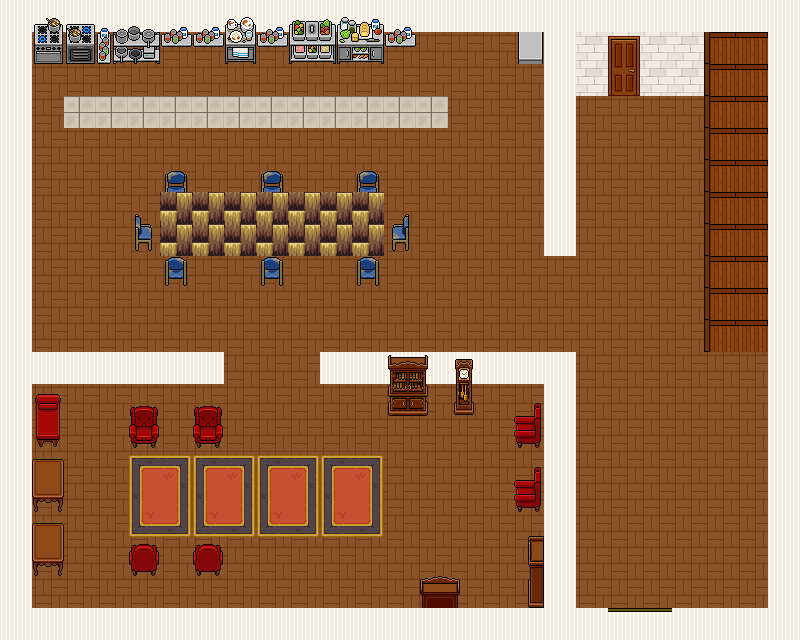

This game map was drawn from its Tiled (.tmx) file and the tilesets committed beside it. A one-line description and the full map source follow:
An orthogonal 25x20 tile map with 32x32 px tiles, 5 tile layers (Tile Layer 1, Tile Layer 2, Tile Layer 3, Tile Layer 4, ...), 9 tilesets.

<map version="1.10" tiledversion="1.12.0" orientation="orthogonal" renderorder="right-down" width="25" height="20" tilewidth="32" tileheight="32" infinite="0" nextlayerid="9" nextobjectid="1">
 <tileset firstgid="1" source="classic_furnitureset.tsx" />
 <tileset firstgid="122" source="Office_Walls_32x32.tsx" />
 <tileset firstgid="304" source="fancy_mansion_room_door_tiles.tsx" />
 <tileset firstgid="520" source="makeshift_room_door_tiles.tsx" />
 <tileset firstgid="736" source="fancy_mansion_furnitureset.tsx" />
 <tileset firstgid="931" source="professional_kitchen.tsx" />
 <tileset firstgid="1201" source="TILESET INDOORS +Bathroom.tsx" />
 <tileset firstgid="1282" source="WOODTILE.tsx" />
 <tileset firstgid="1283" source="Office_Furniture_32x32.tsx" />
 <layer id="1" name="Tile Layer 1" width="25" height="20">
  <data encoding="csv">
98,98,98,98,98,98,98,98,98,98,98,98,98,98,98,98,98,98,98,98,98,98,98,98,98,
98,110,110,110,110,110,110,110,110,110,110,110,110,110,110,110,110,98,110,110,110,110,453,453,98,
98,110,110,110,110,110,110,110,110,110,110,110,110,110,110,110,110,98,110,110,110,110,453,453,98,
98,110,110,110,110,110,110,110,110,110,110,110,110,110,110,110,110,98,110,110,110,110,453,453,98,
98,110,110,110,110,110,110,110,110,110,110,110,110,110,110,110,110,98,110,110,110,110,453,453,98,
98,110,110,110,110,110,110,110,110,110,110,110,110,110,110,110,110,98,110,110,110,110,453,453,98,
98,110,110,110,110,110,110,110,110,110,110,110,110,110,110,110,110,98,110,110,110,110,453,453,98,
98,110,110,110,110,110,110,110,110,110,110,110,110,110,110,110,110,98,110,110,110,110,453,453,98,
98,110,110,110,110,110,110,110,110,110,110,110,110,110,110,110,110,110,110,110,110,110,453,453,98,
98,110,110,110,110,110,110,110,110,110,110,110,110,110,110,110,110,110,110,110,110,110,453,453,98,
98,110,110,110,110,110,110,110,110,110,110,110,110,110,110,110,110,110,110,110,110,110,453,453,98,
98,98,98,98,98,98,98,110,110,110,98,98,98,98,98,98,98,98,110,110,110,110,110,110,98,
98,110,110,110,110,110,110,110,110,110,110,110,110,110,110,110,110,98,110,110,110,110,110,110,98,
98,110,110,110,110,110,110,110,110,110,110,110,110,110,110,110,110,98,110,110,110,110,110,110,98,
98,110,110,110,110,110,110,110,110,110,110,110,110,110,110,110,110,98,110,110,110,110,110,110,98,
98,110,110,110,110,110,110,110,110,110,110,110,110,110,110,110,110,98,110,110,110,110,110,110,98,
98,110,110,110,110,110,110,110,110,110,110,110,110,110,110,110,110,98,110,110,110,110,110,110,98,
98,110,110,110,110,110,110,110,110,110,110,110,110,110,110,110,110,98,110,110,110,110,110,110,98,
98,110,110,110,110,110,110,110,110,110,110,110,110,110,110,110,110,98,110,110,110,110,110,110,98,
98,98,98,98,98,98,98,98,98,98,98,98,98,98,98,98,98,98,98,98,98,98,98,98,98
</data>
 </layer>
 <layer id="2" name="Tile Layer 2" width="25" height="20">
  <data encoding="csv">
0,0,0,0,0,0,0,0,0,0,0,0,0,0,0,0,0,0,0,0,0,0,0,0,0,
0,0,0,0,0,0,0,0,0,0,0,0,0,0,0,0,0,0,650,650,650,650,433,433,0,
0,0,0,0,0,0,0,0,0,0,0,0,0,0,0,0,0,0,650,650,650,650,433,433,0,
0,0,0,0,0,0,0,0,0,0,0,0,0,0,0,0,0,0,0,0,0,0,433,433,0,
0,0,0,0,0,0,0,0,0,0,0,0,0,0,0,0,0,0,0,0,0,0,433,433,0,
0,0,0,0,0,0,0,0,0,0,0,0,0,0,0,0,0,0,0,0,0,0,433,433,0,
0,0,0,0,0,0,0,0,0,0,0,0,0,0,0,0,0,0,0,0,0,0,433,433,0,
0,0,0,0,0,0,0,0,0,0,0,0,0,0,0,0,0,0,0,0,0,0,433,433,0,
0,0,0,0,0,0,0,0,0,0,0,0,0,0,0,0,0,0,0,0,0,0,433,433,0,
0,0,0,0,0,0,0,0,0,0,0,0,0,0,0,0,0,0,0,0,0,0,433,433,0,
0,0,0,0,0,0,0,0,0,0,0,0,0,0,0,0,0,0,0,0,0,0,433,433,0,
0,0,0,0,0,0,0,0,0,0,0,0,845,846,866,0,0,0,0,0,0,0,0,0,0,
0,852,0,0,739,0,739,0,0,0,0,0,858,859,879,0,741,0,0,0,0,0,0,0,0,
0,865,0,0,752,0,752,0,0,0,0,0,0,0,0,0,754,0,0,0,0,0,0,0,0,
0,777,0,0,901,902,901,902,901,902,901,902,0,0,0,0,741,0,0,0,0,0,0,0,0,
0,790,0,0,914,915,914,915,914,915,914,915,0,0,0,0,754,0,0,0,0,0,0,0,0,
0,777,0,0,927,928,927,928,927,928,927,928,0,0,0,0,831,0,0,0,0,0,0,0,0,
0,790,0,0,753,0,753,0,0,0,0,0,0,0,0,0,844,0,0,0,0,0,0,0,0,
0,0,0,0,0,0,0,0,0,0,0,0,0,847,848,0,857,0,0,0,0,0,0,0,0,
0,0,0,0,0,0,0,0,0,0,0,0,0,0,0,0,0,0,0,157,157,0,0,0,0
</data>
 </layer>
 <layer id="5" name="Tile Layer 3" width="25" height="20">
  <data encoding="csv">
0,1173,1174,1177,1178,1176,1176,1171,1176,1182,1183,1184,1176,0,0,0,0,0,0,0,0,0,0,0,0,
0,1188,1189,1192,1193,1191,1191,1186,1191,1197,1198,1199,1191,0,0,0,1049,0,650,466,650,650,345,0,0,
0,0,0,0,0,0,0,0,0,0,0,0,0,0,0,0,0,0,650,484,650,650,345,0,0,
0,0,1211,1211,1211,1211,1211,1211,1211,1211,1211,1211,1211,1211,0,0,0,0,0,0,0,0,345,0,0,
0,0,0,0,0,0,0,0,0,0,0,0,0,0,0,0,0,0,0,0,0,0,345,0,0,
0,0,0,0,0,0,0,0,0,0,0,0,0,0,0,0,0,0,0,0,0,0,345,0,0,
0,0,0,0,0,0,0,0,0,0,0,0,0,0,0,0,0,0,0,0,0,0,345,0,0,
0,0,0,0,0,0,0,0,0,0,0,0,0,0,0,0,0,0,0,0,0,0,345,0,0,
0,0,0,0,0,0,0,0,0,0,0,0,0,0,0,0,0,0,0,0,0,0,345,0,0,
0,0,0,0,0,0,0,0,0,0,0,0,0,0,0,0,0,0,0,0,0,0,345,0,0,
0,0,0,0,0,0,0,0,0,0,0,0,0,0,0,0,0,0,0,0,0,0,345,0,0,
0,0,0,0,0,0,0,0,0,0,0,0,0,0,0,0,0,0,0,0,0,0,0,0,0,
0,0,0,0,0,0,0,0,0,0,0,0,0,0,0,0,0,0,0,0,0,0,0,0,0,
0,0,0,0,0,0,0,0,0,0,0,0,0,0,0,0,0,0,0,0,0,0,0,0,0,
0,0,0,0,0,0,0,0,0,0,0,0,0,0,0,0,0,0,0,0,0,0,0,0,0,
0,0,0,0,0,0,0,0,0,0,0,0,0,0,0,0,0,0,0,0,0,0,0,0,0,
0,0,0,0,0,0,0,0,0,0,0,0,0,0,0,0,0,0,0,0,0,0,0,0,0,
0,0,0,0,0,0,0,0,0,0,0,0,0,0,0,0,0,0,0,0,0,0,0,0,0,
0,0,0,0,0,0,0,0,0,0,0,0,0,0,0,0,0,0,0,0,0,0,0,0,0,
0,0,0,0,0,0,0,0,0,0,0,0,0,0,0,0,0,0,0,0,0,0,0,0,0
</data>
 </layer>
 <layer id="7" name="Tile Layer 4" width="25" height="20">
  <data encoding="csv">
0,0,0,0,0,0,0,0,0,0,0,0,0,0,0,0,0,0,0,0,0,0,0,0,0,
0,0,0,0,0,0,0,0,0,0,0,0,0,0,0,0,0,0,0,0,0,0,0,0,0,
0,0,0,0,0,0,0,0,0,0,0,0,0,0,0,0,0,0,0,0,0,0,0,0,0,
0,0,0,0,0,0,0,0,0,0,0,0,0,0,0,0,0,0,0,0,0,0,0,0,0,
0,0,0,0,0,0,0,0,0,0,0,0,0,0,0,0,0,0,0,0,0,0,0,0,0,
0,0,0,0,0,1483,0,0,1483,0,0,1483,0,0,0,0,0,0,0,0,0,0,0,0,0,
0,0,0,0,1491,1503,0,0,1503,0,0,1503,1492,0,0,0,0,0,0,0,0,0,0,0,0,
0,0,0,0,1511,0,0,0,0,0,0,0,1512,0,0,0,0,0,0,0,0,0,0,0,0,
0,0,0,0,0,1504,0,0,1504,0,0,1504,0,0,0,0,0,0,0,0,0,0,0,0,0,
0,0,0,0,0,0,0,0,0,0,0,0,0,0,0,0,0,0,0,0,0,0,0,0,0,
0,0,0,0,0,0,0,0,0,0,0,0,0,0,0,0,0,0,0,0,0,0,0,0,0,
0,0,0,0,0,0,0,0,0,0,0,0,0,0,0,0,0,0,0,0,0,0,0,0,0,
0,0,0,0,0,0,0,0,0,0,0,0,0,0,0,0,0,0,0,0,0,0,0,0,0,
0,0,0,0,0,0,0,0,0,0,0,0,0,0,0,0,0,0,0,0,0,0,0,0,0,
0,0,0,0,0,0,0,0,0,0,0,0,0,0,0,0,0,0,0,0,0,0,0,0,0,
0,0,0,0,0,0,0,0,0,0,0,0,0,0,0,0,0,0,0,0,0,0,0,0,0,
0,0,0,0,0,0,0,0,0,0,0,0,0,0,0,0,0,0,0,0,0,0,0,0,0,
0,0,0,0,0,0,0,0,0,0,0,0,0,0,0,0,0,0,0,0,0,0,0,0,0,
0,0,0,0,0,0,0,0,0,0,0,0,0,0,0,0,0,0,0,0,0,0,0,0,0,
0,0,0,0,0,0,0,0,0,0,0,0,0,0,0,0,0,0,0,0,0,0,0,0,0
</data>
 </layer>
 <layer id="8" name="Tile Layer 5" width="25" height="20">
  <data encoding="csv">
0,0,0,0,0,0,0,0,0,0,0,0,0,0,0,0,0,0,0,0,0,0,0,0,0,
0,0,0,0,0,0,0,0,0,0,0,0,0,0,0,0,0,0,0,0,0,0,0,0,0,
0,0,0,0,0,0,0,0,0,0,0,0,0,0,0,0,0,0,0,0,0,0,0,0,0,
0,0,0,0,0,0,0,0,0,0,0,0,0,0,0,0,0,0,0,0,0,0,0,0,0,
0,0,0,0,0,0,0,0,0,0,0,0,0,0,0,0,0,0,0,0,0,0,0,0,0,
0,0,0,0,0,0,0,0,0,0,0,0,0,0,0,0,0,0,0,0,0,0,0,0,0,
0,0,0,0,0,1282,1282,1282,1282,1282,1282,1282,0,0,0,0,0,0,0,0,0,0,0,0,0,
0,0,0,0,0,1282,1282,1282,1282,1282,1282,1282,0,0,0,0,0,0,0,0,0,0,0,0,0,
0,0,0,0,0,0,0,0,0,0,0,0,0,0,0,0,0,0,0,0,0,0,0,0,0,
0,0,0,0,0,0,0,0,0,0,0,0,0,0,0,0,0,0,0,0,0,0,0,0,0,
0,0,0,0,0,0,0,0,0,0,0,0,0,0,0,0,0,0,0,0,0,0,0,0,0,
0,0,0,0,0,0,0,0,0,0,0,0,0,0,0,0,0,0,0,0,0,0,0,0,0,
0,0,0,0,0,0,0,0,0,0,0,0,0,0,0,0,0,0,0,0,0,0,0,0,0,
0,0,0,0,0,0,0,0,0,0,0,0,0,0,0,0,0,0,0,0,0,0,0,0,0,
0,0,0,0,0,0,0,0,0,0,0,0,0,0,0,0,0,0,0,0,0,0,0,0,0,
0,0,0,0,0,0,0,0,0,0,0,0,0,0,0,0,0,0,0,0,0,0,0,0,0,
0,0,0,0,0,0,0,0,0,0,0,0,0,0,0,0,0,0,0,0,0,0,0,0,0,
0,0,0,0,0,0,0,0,0,0,0,0,0,0,0,0,0,0,0,0,0,0,0,0,0,
0,0,0,0,0,0,0,0,0,0,0,0,0,0,0,0,0,0,0,0,0,0,0,0,0,
0,0,0,0,0,0,0,0,0,0,0,0,0,0,0,0,0,0,0,0,0,0,0,0,0
</data>
 </layer>
</map>
